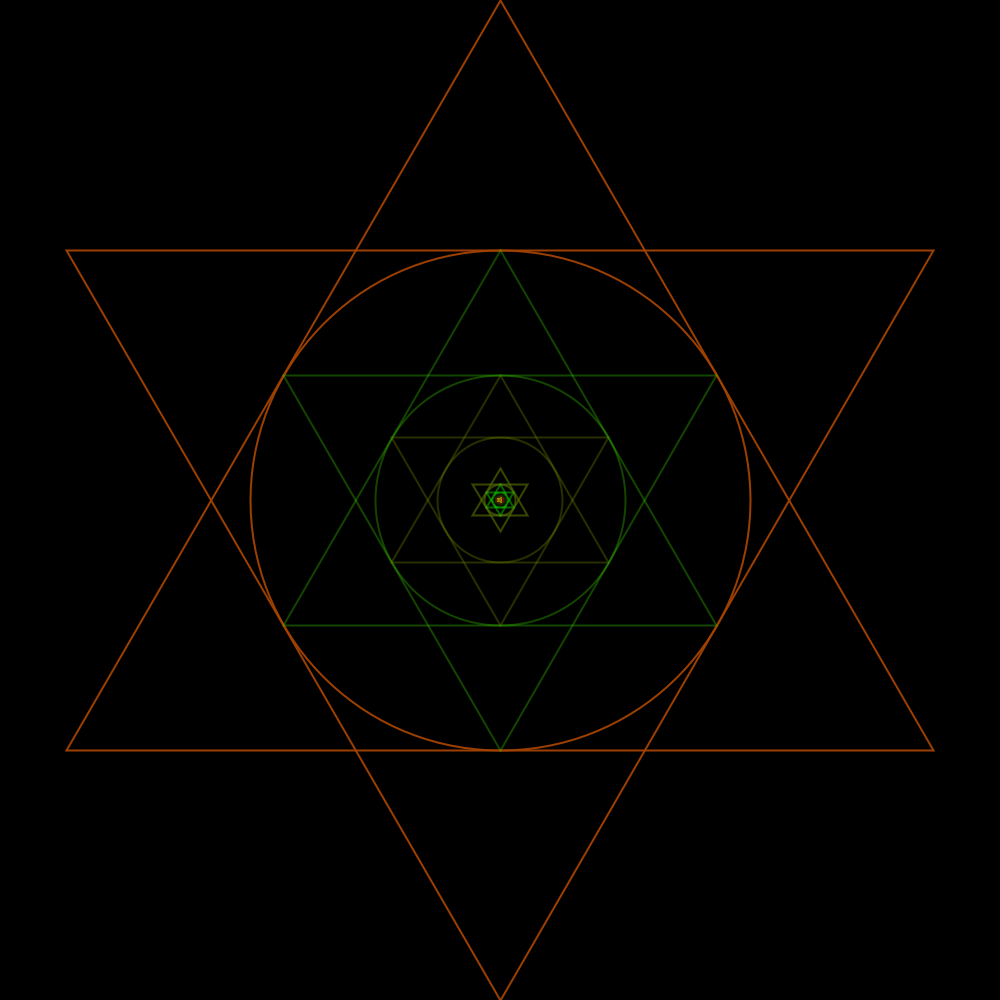
Frame 1 (no input)
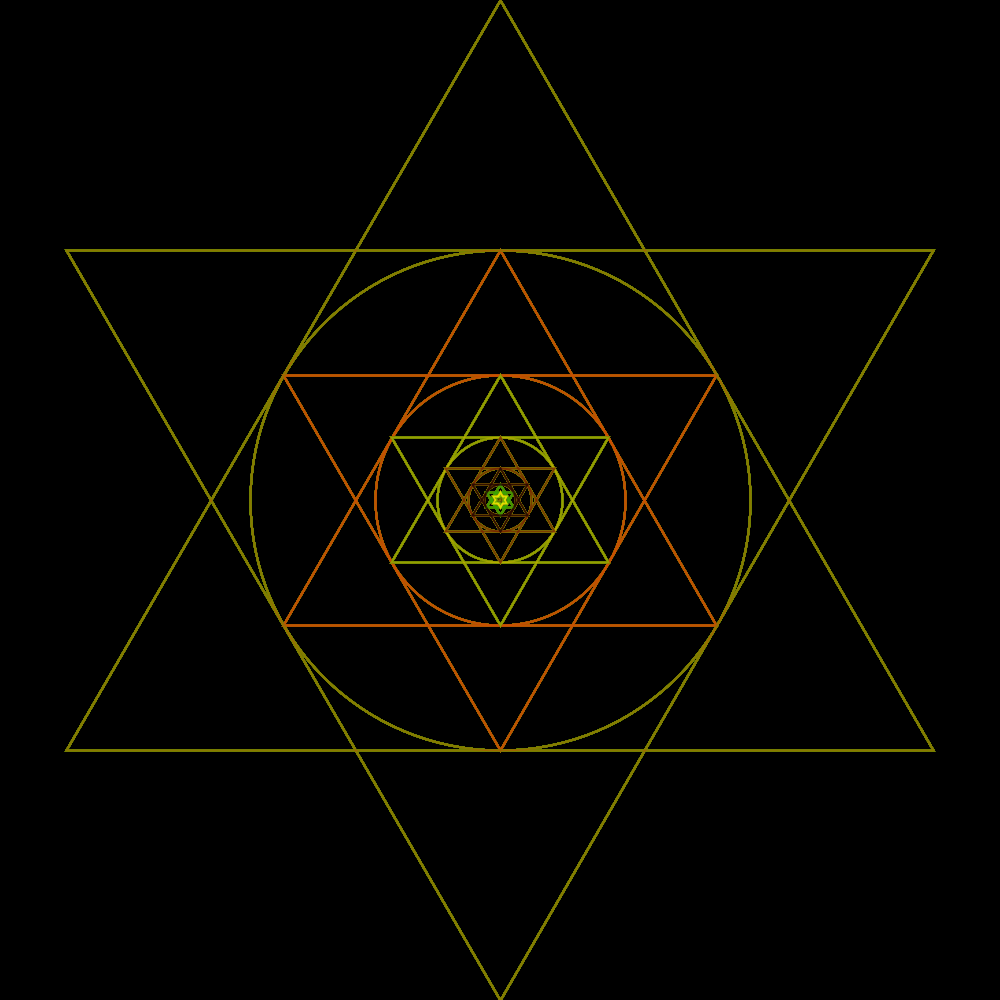
Frame 60 (the mouse pressed at the canvas centre just before this capture)
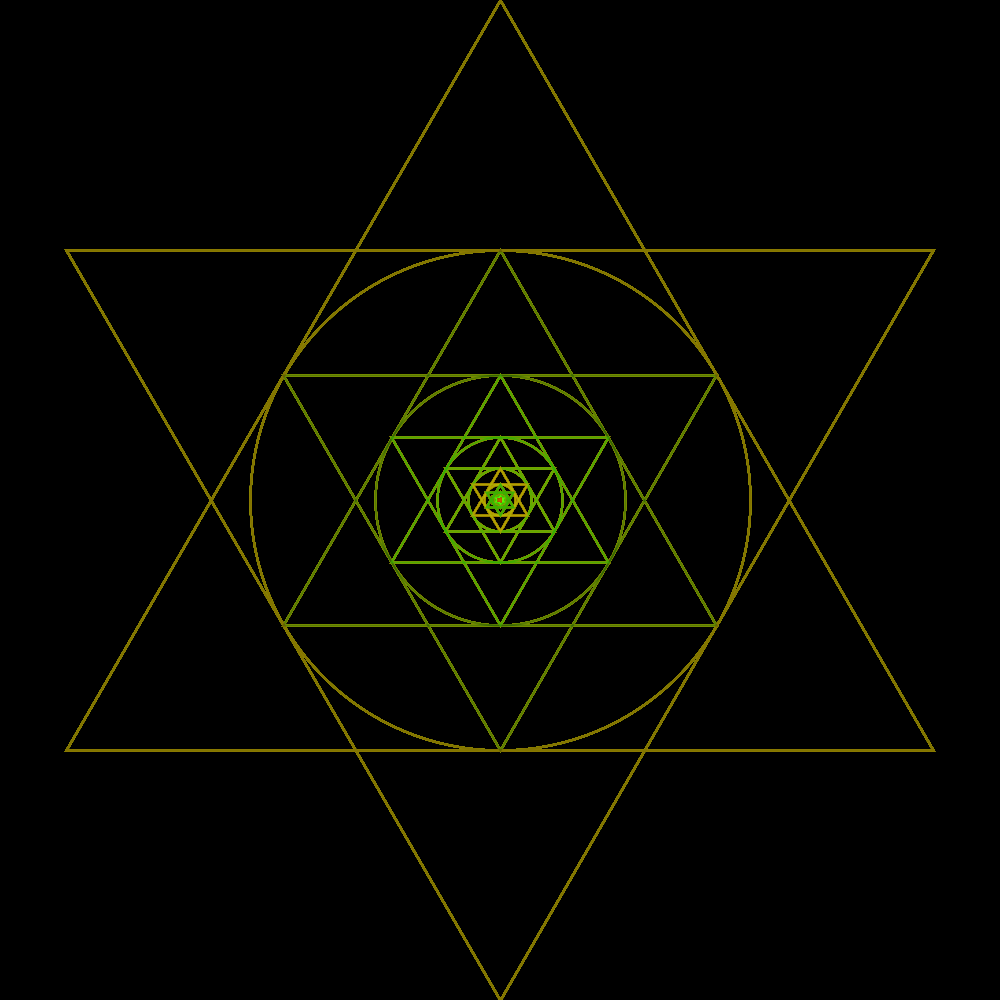
Frame 120 (the mouse held since frame 60 and released just before this capture)

The Processing sketch that drew these frames (run headless with seeded random() and noise(); from frame 60 on, the mouse is pressed at the canvas centre):

// Processing sketch: processing_165299
// ── processing_165299.pde

void setup()
{
  size(1000, 1000);
  background(0);
}

void draw()
{
  translate(500, 500);
  float k=0.86602540378;
  for (float r=500; r>0; r/=2) {
    fill(0, 0);
    strokeWeight(2);
    stroke(random(255),random(255),0,random(255));
    ellipse(0, 0, r, r);
    triangle(0, -r, -k*r, r/2, k*r, r/2);
    triangle(0, r, -k*r, -r/2, k*r, -r/2);
  }
}
